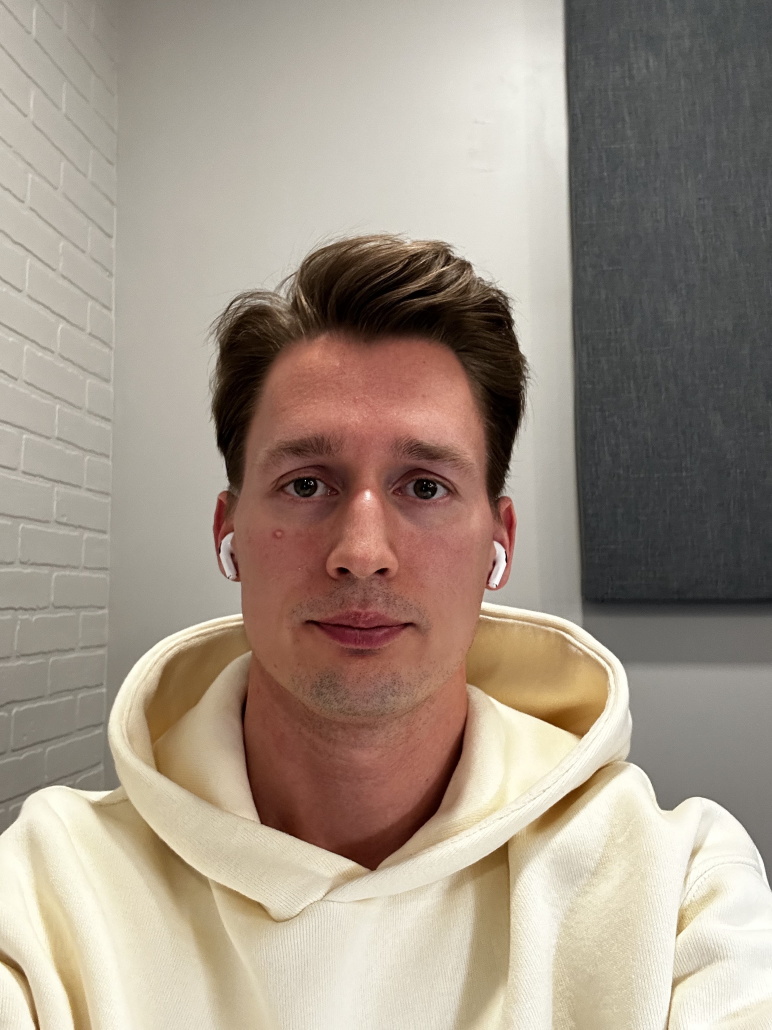
#> input picture media/IMG_0514.jpg, 2316 x 3088 px, found by its file name (shown at 1/3 size)
$ python face_area.py
#> lines starting #> are read from the running program, lines starting #| are printed output that depends on the picture
import cv2
import numpy as np
import os


def make(input_path, target_area):
#> called with target_area = (413, 531)
    target_face_area_percentage = 60
    dir_path = os.path.dirname(os.path.abspath(input_path))
    filename, file_extension = os.path.splitext(os.path.basename(input_path))
    output_path = f"{dir_path}/{filename}_cropped{file_extension}"
    # Load the image
    img = cv2.imread(input_path)
#> img is the input picture: shape (3088, 2316, 3); mean B, G, R 134.3, 147.7, 160.9

    # Convert the image to grayscale
    gray = cv2.cvtColor(img, cv2.COLOR_BGR2GRAY)
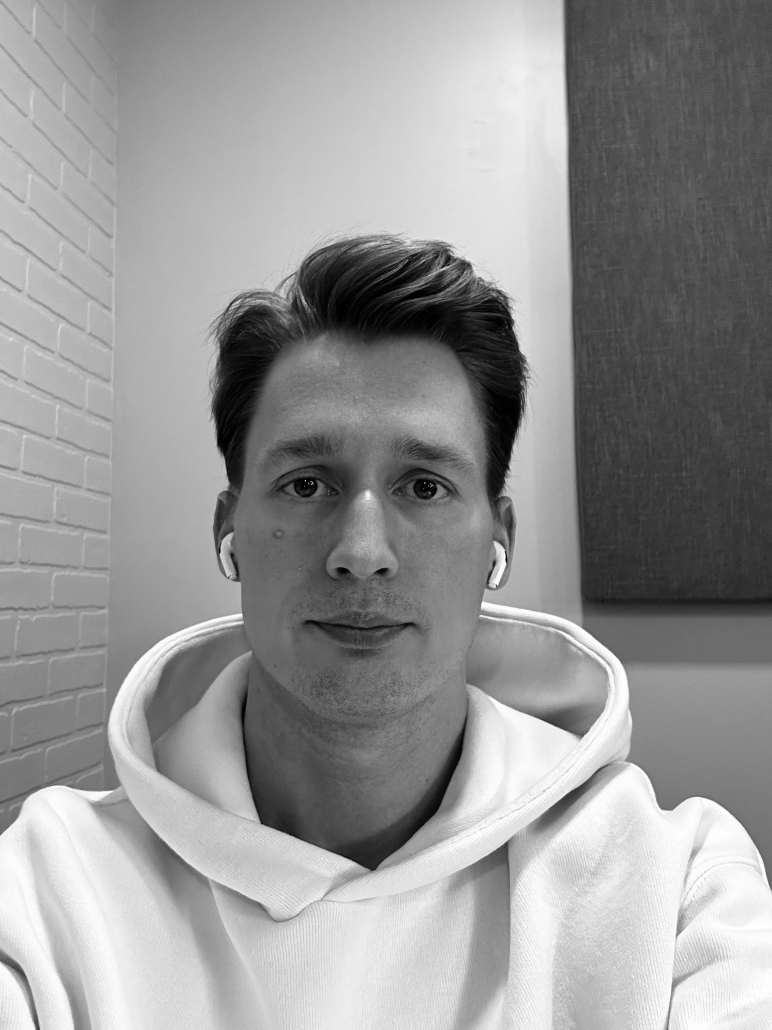
#> gray: shape (3088, 2316) (shown at 1/3 size); min 0, max 255, mean 150.1

    # Use a pre-trained face detector to detect faces in the image
    face_cascade = cv2.CascadeClassifier(
        "/Users/denissakhno/Downloads/haarcascade_frontalface_default.xml.txt"
    )
    faces = face_cascade.detectMultiScale(gray, scaleFactor=1.3, minNeighbors=5)
#> faces = [[573, 1026, 1066, 1066]]

    # Iterate through the detected faces
    for (x, y, w, h) in faces:
        # Draw a rectangle around the face
        # cv2.rectangle(img, (x, y), (x + w, y + h), (255, 0, 0), 2)

        # Calculate the area of the bounding box around the face
        face_area = w * h
        print("Face area:", face_area)

        # Calculate the percentage of the image the face area takes up compared to the target area
        face_area_percentage = (face_area / (target_area[0] * target_area[1])) * 100
        print("Face area percentage: {:.2f}%".format(face_area_percentage))

        # Calculate the required width and height of the bounding box around the face
        target_face_area = (target_area[0] * target_area[1]) * (
            target_face_area_percentage / 100
        )
        print("target_face_area:", target_face_area)
        target_w = int(np.sqrt(target_face_area * w / h))
        target_h = int(np.sqrt(target_face_area * h / w))

        # Crop the image to the required size
        x_coordinate = x - (target_w - w) // 2
        y_coordinate = y - (target_h - h) // 2
        x_coordinate = max(x_coordinate, 0)
        y_coordinate = max(y_coordinate, 0)
        cropped_image = img[
            y_coordinate : y_coordinate + target_h,
            x_coordinate : x_coordinate + target_w,
        ]

        # Save the cropped image
        cv2.imwrite(output_path, cropped_image)
#> this loop made 1 pass
#> (x, y, w, h, face_area, face_area_percentage, target_face_area, target_w) on pass 1: (573, 1026, 1066, 1066, 1136356, 518.2, 131581.8, 362)
#| Face area: 1136356
#| Face area percentage: 518.17%
#| target_face_area: 131581.8
#> pass 1, in make, `cropped_image = img[ y_coordinate : y_coordinate + target_h, x_coordin..`:
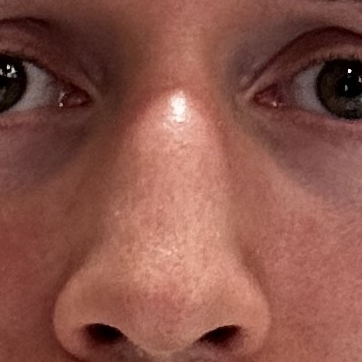
#> cropped_image: shape (362, 362, 3); mean B, G, R 72.8, 84, 137.1


make("/Users/denissakhno/Downloads/test_images/IMG_0514.jpg", (413, 531))

$ run again, with media/IMG_0509.jpg copied over media/IMG_0514.jpg
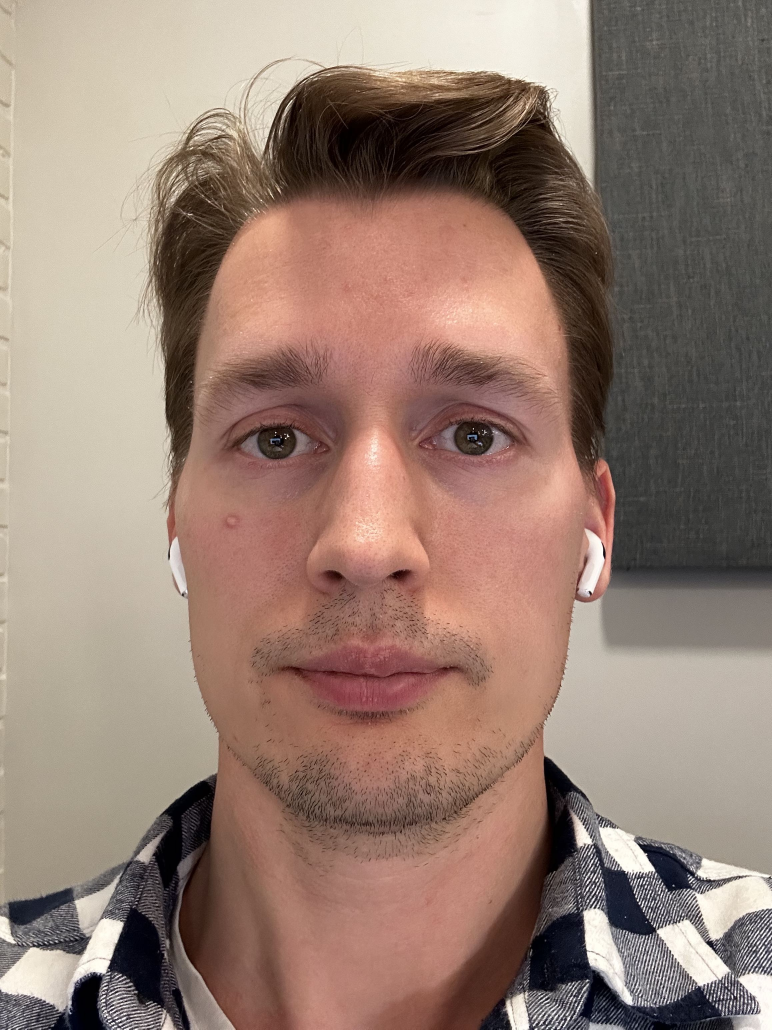
#> input picture media/IMG_0509.jpg, 2316 x 3088 px, found by its file name (shown at 1/3 size)
#> in make, img is the input picture: shape (3088, 2316, 3); mean B, G, R 114.6, 126.6, 150.1
#> in make, `gray = cv2.cvtColor(img, cv2.COLOR_BGR2GRAY)`:
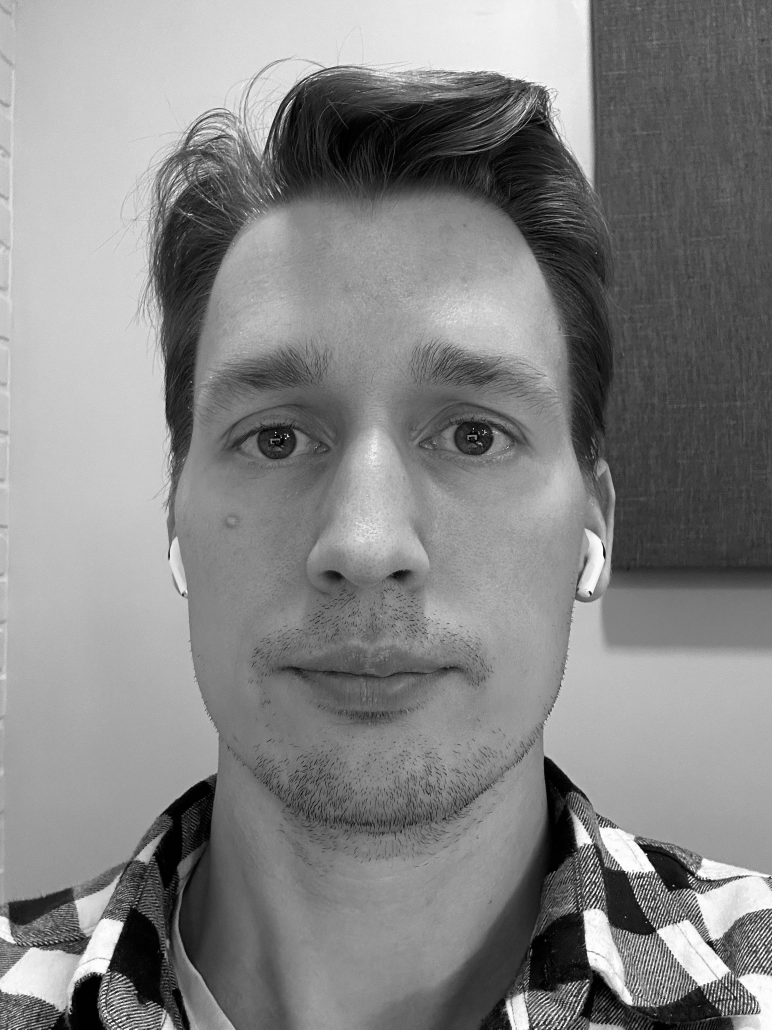
#> gray: shape (3088, 2316) (shown at 1/3 size); min 0, max 255, mean 132.3
#> faces = [[242, 590, 1771, 1771]]
#> the loop in make, `for (x, y, w, h) in faces:` made 1 pass
#> (x, y, w, h, face_area, face_area_percentage, target_face_area, target_w) on pass 1: (242, 590, 1771, 1771, 3136441, 1430.2, 131581.8, 362)
#> (printed output is left out)
#> pass 1, in make, `cropped_image = img[ y_coordinate : y_coordinate + target_h, x_coordin..`:
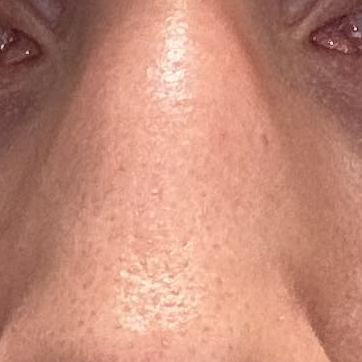
#> cropped_image: shape (362, 362, 3); mean B, G, R 119.8, 138.2, 195.6

$ run again, with media/IMG_0510.jpg copied over media/IMG_0514.jpg
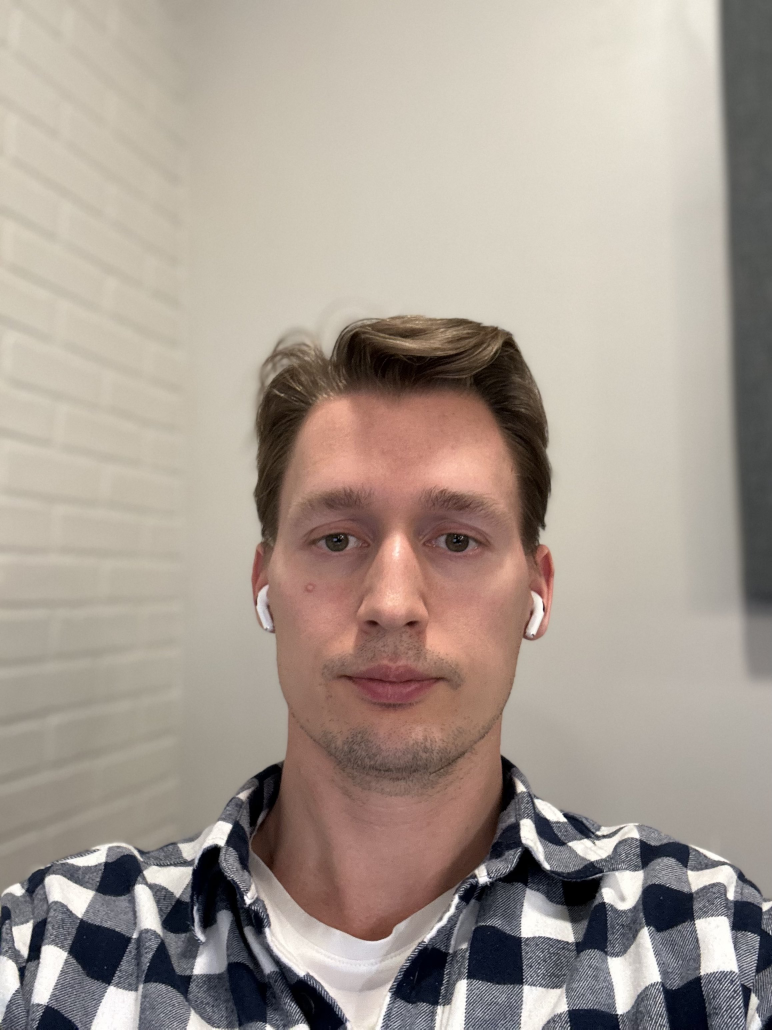
#> input picture media/IMG_0510.jpg, 2316 x 3088 px, found by its file name (shown at 1/3 size)
#> in make, img is the input picture: shape (3088, 2316, 3); mean B, G, R 146.9, 156.4, 167.9
#> in make, `gray = cv2.cvtColor(img, cv2.COLOR_BGR2GRAY)`:
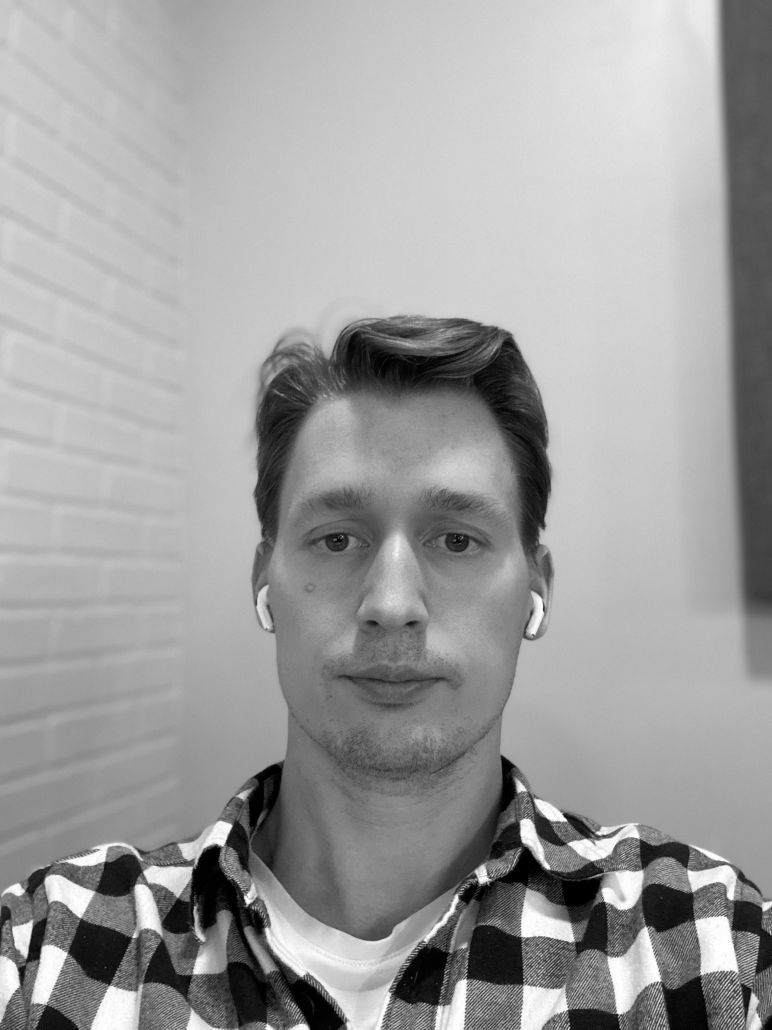
#> gray: shape (3088, 2316) (shown at 1/3 size); min 0, max 255, mean 158.7
#> faces = [[599, 1151, 1187, 1187]]
#> the loop in make, `for (x, y, w, h) in faces:` made 1 pass
#> (x, y, w, h, face_area, face_area_percentage, target_face_area, target_w) on pass 1: (599, 1151, 1187, 1187, 1408969, 642.5, 131581.8, 362)
#> (printed output is left out)
#> pass 1, in make, `cropped_image = img[ y_coordinate : y_coordinate + target_h, x_coordin..`:
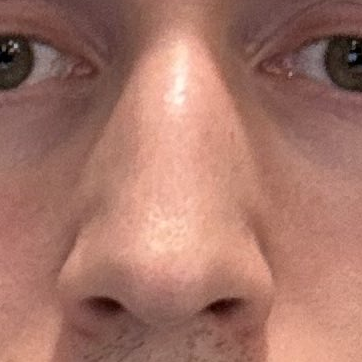
#> cropped_image: shape (362, 362, 3); mean B, G, R 103.9, 116.9, 165.7
